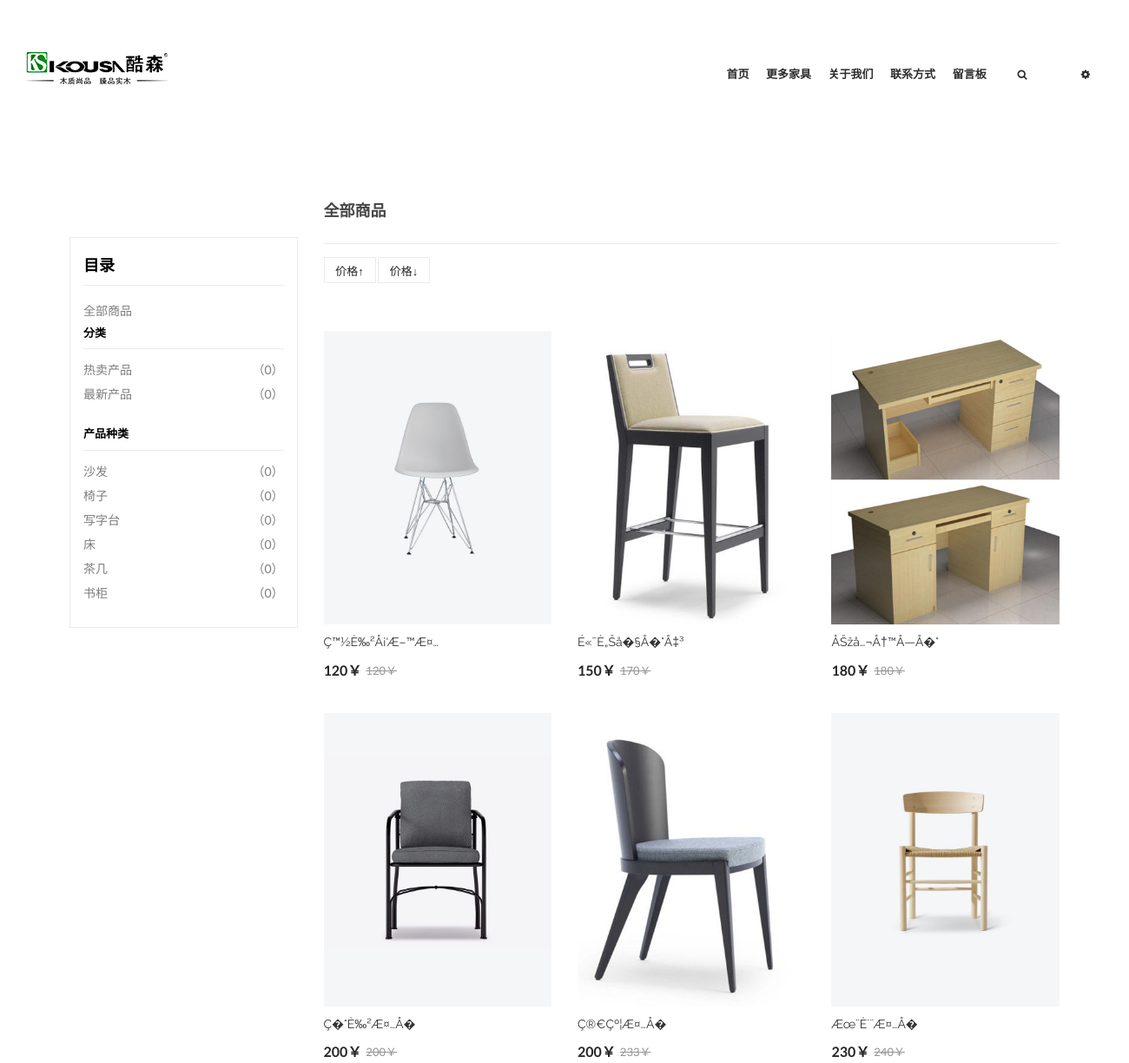
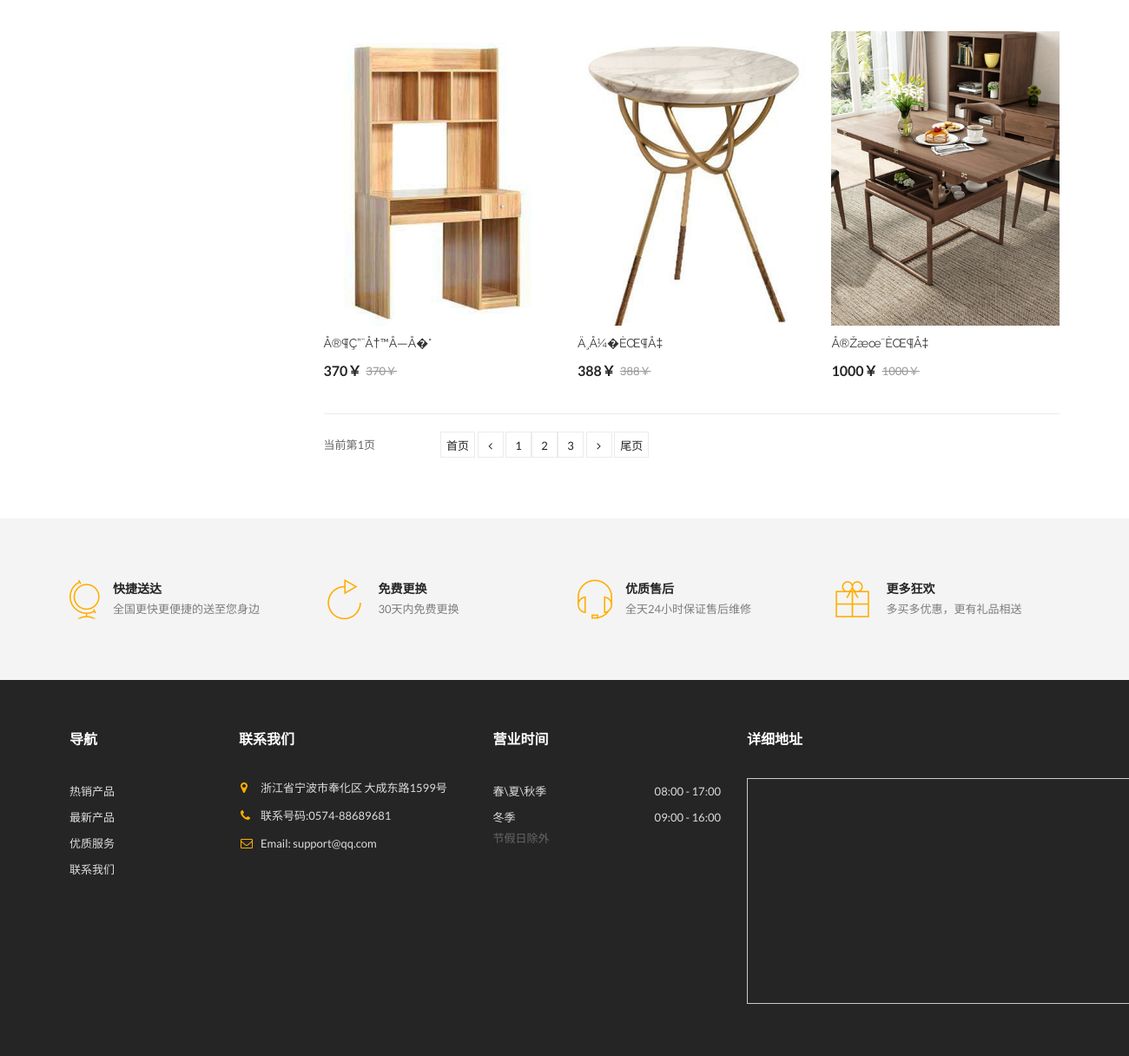
The page /shop.php on the database its author committed (2 pictures, top to bottom).
### tables this page shows
CREATE TABLE IF NOT EXISTS `products` (
  `id` int(11) NOT NULL AUTO_INCREMENT,
  `name` varchar(60) NOT NULL,
  `sort` varchar(60) NOT NULL,
  `nprice` int(12) NOT NULL,
  `oprice` int(12) NOT NULL,
  `label` varchar(60) DEFAULT NULL,
  `size` varchar(60) DEFAULT NULL,
  `material` varchar(60) DEFAULT NULL,
  `img` varchar(60) NOT NULL,
  PRIMARY KEY (`id`)
);

### shop.php (the view, shortened to what this page needs)
<!doctype html>
<html class="no-js" lang="en">
<head>
    <link rel="stylesheet" href="css/bootstrap.min.css">
    <link rel="stylesheet" href="css/core.css">
    <link rel="stylesheet" href="css/shortcode/shortcodes.css">
    <link rel="stylesheet" href="style.css">
    <link rel="stylesheet" href="css/responsive.css">
    <link rel="stylesheet" href="css/custom.css">
</head>
<body>
	<header class="header-pos blg">
		<div class="header-area header-middle">
			<div class="container-fluid">
				<div class="row">
					<div class="col-md-2 col-sm-3 col-xs-12">
						<div class="logo">
							<a href="index.php"><img src="img/logo/logo1.png" alt="" /></a>
						</div>
					</div>
					<div class="col-md-10 col-sm-9 col-xs-12 text-right xs-center">
						<div class="main-menu display-inline hidden-sm hidden-xs">
							<nav>
                                <ul>
                                    <li><a href="index.php">首页</a> </li>
                                    <li><a href="shop.php">更多家具</a></li>
                                    <li><a href="#">关于我们</a></li>
                                    <li><a href="#">联系方式</a></li>
                                    <li><a href="#" onclick="openwin()">留言板</a></li>
                                </ul>
                            </nav>
						</div>
						<div class="search-block-top display-inline">
							<div class="icon-search"></div>
						</div>
					<div class="setting-menu display-inline">
						<div class="icon-nav current"></div>
					</div>
					</div>
				</div>
			</div>
		</div>
	</header>
	<div class="space-custom"></div>
	<div class="shop-area">
		<div class="container">
			<div class="row">
				<div class="col-md-3 col-sm-4">
					<div class="column">
						<h2 class="title-block">目录</h2>
							<ul class="sidebar-menu">
								<li><a href="shop.php" style="cursor:pointer;">全部商品</a></li>
							</ul>
						<div class="sidebar-widget">
							<h3 class="sidebar-title">分类</h3>
							<ul class="sidebar-menu">
								<li><a href="shop-hot.php">热卖产品 <span>（<?php $sql = "select * from products where label='热销'";
										$result = mysql_query($sql);
										$row= mysql_num_rows($result);
										echo $row ?>）</span></a></li>
								<li><a href="shop-new.php">最新产品 <span>（<?php $sql = "select * from products where label='新品'";
										$result = mysql_query($sql);
										$row= mysql_num_rows($result);
										echo $row ?>）</span></a></li>
							</ul>
						</div>
						<div class="sidebar-widget">
							<h3 class="sidebar-title">产品种类</h3>
							<ul class="sidebar-menu">
								<li><a href="shop-sofa.php"> 沙发 <span>（<?php $sql = "select * from products where sort='沙发'";
										$result = mysql_query($sql);
										$row= mysql_num_rows($result);
										echo $row ?>）</span></a></li>
								<li><a href="shop-chair.php"> 椅子 <span>（<?php $sql = "select * from products where sort='椅子'";
										$result = mysql_query($sql);
										$row= mysql_num_rows($result);
										echo $row ?>）</span></a></li>
								<li><a href="shop-desk.php"> 写字台  <span>（<?php $sql = "select * from products where sort='写字台'";
										$result = mysql_query($sql);
										$row= mysql_num_rows($result);
										echo $row ?>）</span></a></li>
								<li><a href="shop-bed.php"> 床  <span>（<?php $sql = "select * from products where sort='床'";
										$result = mysql_query($sql);
										$row= mysql_num_rows($result);
										echo $row ?>）</span></a></li>
								<li><a href="shop-table.php"> 茶几  <span>（<?php $sql = "select * from products where sort='茶几'";
										$result = mysql_query($sql);
										$row= mysql_num_rows($result);
										echo $row ?>）</span></a></li>
								<li><a href="shop-bookcase.php"> 书柜  <span>（<?php $sql = "select * from products where sort='书柜'";
										$result = mysql_query($sql);
										$row= mysql_num_rows($result);
										echo $row ?>）</span></a></li>
							</ul>
						</div>
					</div>
				</div>
				<div class="col-md-9 col-sm-8">
				<h2 class="page-heading mt-100"><span class="cat-name">全部商品</span></h2>
				<div class="shop-bar">
					<ul class="shop-pagi">
					<li><a style="width: 60px" href="shop.php?act=0">价格↑</a></li>
					<li><a style="width: 60px" href="shop.php?act=1">价格↓</a></li>
					</ul>
							</div>
							<div class="tab-content">
								<div role="tabpanel" class="tab-pane active" id="home">
									<div class="row">
										<?php
											$currentpage = 1;
											$sql ="SELECT count(*) as 'count' from products";
											$result = mysql_query($sql);
											$arr = mysql_fetch_array($result);
											$count = $arr['count'];
											$pagesize = 9;
											$pages = ceil($count/$pagesize);
											$prepage = $currentpage -1;
											if($prepage<=0)
											  $prepage=1;
											$nextpage = $currentpage+1;
											$start =($currentpage-1) * $pagesize;
											if( isset($_GET['act']) && trim( $_GET['act'] )== '1'){
											$sql = "SELECT * from products order by nprice desc limit $start,$pagesize ";}
											else{$sql = "SELECT * from products order by nprice limit $start,$pagesize ";}
											$result=mysql_query($sql);
											while ($arr=mysql_fetch_array($result)){
										?>
										<div class="col-md-4 col-sm-6">
											<div class="product-wrapper mb-40">
												<div class="product-img">
													<a href="product-details.php?<?php echo $arr['id']; ?>"><img src="<?php echo $arr['img']; ?>" alt="" /></a>
												</div>
												<div class="product-content">
													<div class="pro-title">
														<h3><a href="product-details.php?<?php echo $arr['id']; ?>"><?php echo $arr['name']; ?></a></h3>
													</div>
													<div class="price-reviews">
														<div class="price-box">
															<span class="price product-price"><?php echo $arr['nprice']; ?>￥</span>
															<span class="old-price product-price"><?php echo $arr['oprice']; ?>￥</span>
														</div>
													</div>
												</div>
											</div>
										</div>
										<?php } ?>
									</div>
									<div class="content-sortpagibar">
									<div class="product-count display-inline"><?php echo"当前第".$currentpage."页"; ?></div>
									<ul class="shop-pagi display-inline">
									<li ><a style="width: 40px" href="?page=1">首页</a></li>
									 <li><a href="<?php echo $_SERVER['PHP_SELF'].'?page='.$prepage; ?>" rel="external nofollow" ><i class="fa fa-angle-left"></i></a> </li>
										<?php
										for($i=1;$i<=$pages;$i++){
										echo "<li id='$i'><a href='?page=$i'>$i</a></li>";}
										?>
									<li> <a href="<?php echo $_SERVER['PHP_SELF'].'?page='.$nextpage; ?>" rel="external nofollow" ><i class="fa fa-angle-right"></i></a></li>
									<li><a style="width: 40px" href="?page=<?php echo $pages?>">尾页</a></li>
									</ul>
									</div>
							</div>
						</div>
					</div>
				</div>
			</div>
		</div>
<div class="service-area pt-70 pb-40 gray-bg" id="about">
	<div class="container">
		<div class="row">
			<div class="col-md-3 col-sm-6">
				<div class="single-service mb-30">
					<div class="service-icon">
						<i class="pe-7s-world"></i>
					</div>
					<div class="service-title">
						<h3>快捷送达</h3>
						<p>全国更快更便捷的送至您身边</p>
					</div>
				</div>
			</div>
			<div class="col-md-3 col-sm-6">
				<div class="single-service mb-30">
					<div class="service-icon">
						<i class="pe-7s-refresh"></i>
					</div>
					<div class="service-title">
						<h3>免费更换</h3>
						<p>30天内免费更换</p>
					</div>
				</div>
			</div>
			<div class="col-md-3 col-sm-6">
				<div class="single-service mb-30 sm-mrg">
					<div class="service-icon">
						<i class="pe-7s-headphones"></i>
					</div>
					<div class="service-title">
						<h3>优质售后</h3>
						<p>全天24小时保证售后维修</p>
					</div>
				</div>
			</div>
			<div class="col-md-3 col-sm-6">
				<div class="single-service mb-30 xs-mrg sm-mrg">
					<div class="service-icon">
						<i class="pe-7s-gift"></i>
					</div>
					<div class="service-title">
						<h3>更多狂欢</h3>
						<p>多买多优惠，更有礼品相送</p>
					</div>
				</div>
			</div>
		</div>
	</div>
</div>
<footer class="black-bg">
	<div class="footer-top-area ptb-60" id="content">
		<div class="container">
			<div class="row">
							<div class="col-md-2 col-sm-4">
					<div class="footer-widget">
						<h3 class="footer-title">导航</h3>
						<ul class="block-content">
							<li><a href="#">热销产品</a></li>
							<li><a href="#">最新产品</a></li>
							<li><a href="#">优质服务</a></li>
							<li><a href="#">联系我们</a></li>
						</ul>
					</div>
				</div>
				<div class="col-md-3 col-sm-4">
					<div class="footer-widget">
						<h3 class="footer-title">联系我们</h3>
						<div class="footer-contact">
							<ul>
								<li><em class="fa fa-map-marker"></em>浙江省宁波市奉化区 <span>大成东路1599号</span></li>
								<li><em class="fa fa-phone"></em>联系号码:0574-88689681</li>
								<li><em class="fa fa-envelope-o"></em>Email: support@qq.com</li>
							</ul>
						</div>
					</div>
				</div>
				<div class="col-md-3 col-sm-4 footer-sm">
					<div class="footer-widget">
						<h3 class="footer-title">营业时间</h3>
						<div class="footer-time">
							<p><span class="ft-content"><span class="day">春\夏\秋季</span><span class="time">08:00 - 17:00</span></span></p>
							<p><span class="ft-content"><span class="day">冬季</span><span class="time">09:00 - 16:00</span></span></p>
							<p><li class="fa ft-content">节假日除外</li>	</p>
						</div>
					</div>
				</div>
				<div class="col-md-2 col-sm-4 footer-sm">
					<div class="footer-widget">
						<h3 class="footer-title">详细地址</h3>
  						<div style="width:480px;height:260px;border:#ccc solid 1px;" id="dituContent"></div>
					</div>
				</div>
			</div>
		</div>
	</div>
</footer>
</body>
</html>

### css/style.css (style rules this page uses)
.space-custom { height: 123px }
.service-icon { float: left; }
.service-icon i { color: #ffae00; display: inline-block; font-size: 48px; line-height: 47px; margin-right: 15px; }
.service-title { margin-left: 50px; }
.service-title h3 { color: #252525; font-size: 14px; font-weight: 700; line-height: 23px; text-transform: uppercase; }
.service-title p { color: #7d7d7d; font-size: 13px; line-height: 23px; margin: 0; }

### css/responsive.css (style rules this page uses)
@media (min-width: 1200px) and (max-width: 1500px) { .main-menu ul li a { padding: 20px 8px; } }

### css/shortcode/header.css (style rules this page uses)
.header-pos { background: transparent none repeat scroll 0 0; left: 0; padding: 25px 15px 0; position: absolute; right: 0; top: 0; z-index: 999; }
.logo { padding-top: 35px; }
.main-menu { margin: 25px 10px 0 0; position: relative; }
.main-menu ul li { display: inline-block; position: relative; }
.main-menu ul li a { color: #2c2c2c; display: block; font-size: 13px; font-weight: 700; letter-spacing: 0; line-height: 30px; margin-right: 1px; padding: 20px 18px; position: relative; text-decoration: none; text-transform: uppercase; transition: all 300ms ease-in 0s;font-family: 'Raleway', sans-serif; }
.search-block-top { margin-top: 25px; position: relative; }
.icon-search { background: transparent none repeat scroll 0 0; border: medium none; color: #2c2c2c; cursor: pointer; display: block; height: 70px; line-height: 30px; padding: 20px 0; position: relative; text-align: center; width: 40px; }
.icon-search::before { color: #2c2c2c; content: ""; font-family: FontAwesome; font-size: 12px; }
.setting-menu { display: inline-block; margin: 45px 0 0 30px; position: relative; }
.icon-nav::after { color: #2c2c2c; content: ""; cursor: pointer; display: block; font-family: FontAwesome; font-size: 12px; font-weight: 400; line-height: 30px; vertical-align: middle; }
div.current { color: #797979; cursor: pointer; font-family: raleway; font-weight: 700; line-height: 40px; padding: 0 15px; text-shadow: none; }

### css/shortcode/footer.css (style rules this page uses)
.footer-widget h3 { color: #fff; cursor: pointer; font-size: 16px; font-weight: 700; margin: 0 0 35px; text-transform: uppercase; }
.footer-contact ul li { color: #ddd; font-size: 13px; line-height: 22px; margin-bottom: 10px; padding: 0 0 0 25px; position: relative; }
.footer-contact ul li em { color: #ffae00; font: 14px/1 FontAwesome; left: 0; padding-left: 2px; position: absolute; top: 4px; }
.block-content li { line-height: 30px; transition: all 300ms ease-in 0s; }
.block-content li a { color: #ddd; font-size: 13px; position: relative; text-transform: capitalize; }
.footer-time p { color: #ddd; font-size: 13px; line-height: 30px; margin: 0; text-transform: capitalize; }
.footer-time .time { float: right; }

### css/shortcode/default.css (style rules this page uses)
body { color: #666; font-family: 'Lato', sans-serif; font-size: 13px; height: 100%; line-height: 18px; min-width: 320px; }
a, .btn { -webkit-transition: all 0.3s ease-out 0s; -moz-transition: all 0.3s ease-out 0s; -ms-transition: all 0.3s ease-out 0s; -o-transition: all 0.3s ease-out 0s; transition: all 0.3s ease-out 0s; }
a, button, input { outline: medium none; color: #4FC1F0; }
h1, h2, h3, h4, h5, h6 { font-family: 'Raleway', sans-serif; font-weight: normal; color: #363636; margin-top: 0px; font-style: normal; font-weight: 500; margin: 0; }
h1 a, h2 a, h3 a, h4 a, h5 a, h6 a { color: inherit }
h2 { font-size: 35px; }
h3 { font-size: 28px; }
ul { margin: 0px; padding: 0px; }
li { list-style: none }
p { font-size: 14px; font-weight: normal; line-height: 24px; color: #626262; margin-bottom: 15px; }
.display-inline { display:inline-block }
.mt-100 { margin-top: 100px }
.mb-30 { margin-bottom: 30px }
.mb-40 { margin-bottom: 40px }
.pt-70 { padding-top: 70px }
.pb-40 { padding-bottom: 40px }
.ptb-60 { padding: 60px 0 }
.black-bg { background: #252525 !important; }
.gray-bg { background: #F4F4F4 !important; }

### rows shown on the page
products: img (picture), name "Ç™½è‰²å¡‘æ–™æ¤…", nprice "120", oprice "120"
products: img (picture), name "É«˜è„šå�§å�°å‡³", nprice "150", oprice "170"
products: img (picture), name "ÅŠžå…¬å†™å­—å�°", nprice "180", oprice "180"
products: img (picture), name "Ç�°è‰²æ¤…å­�", nprice "200", oprice "200"
products: img (picture), name "Ç®€çº¦æ¤…å­�", nprice "200", oprice "233"
products: img (picture), name "Æœ¨è´¨æ¤…å­�", nprice "230", oprice "240"
products: img (picture), name "Å®¶ç”¨å†™å­—å�°", nprice "370", oprice "370"
products: img (picture), name "Ä¸­å¼�èŒ¶å‡", nprice "388", oprice "388"
products: img (picture), name "Å®žæœ¨èŒ¶å‡", nprice "1000", oprice "1000"

### other values the page prints
$row "0"
$currentpage "1"
